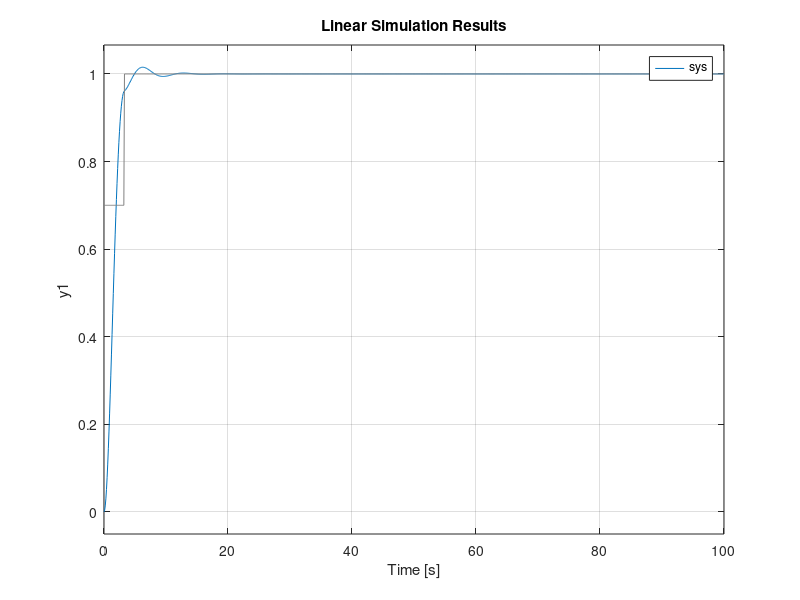

Reproduce this figure in MATLAB.
pkg load control

p = tf('p');
%
% sys = 1/(p^2+0.6*p+1)
%
% Tend = 20;
% NbPoints = 1000;
% t = linspace(0, Tend, NbPoints);
%
% step(sys, t);
%
% input = 1/p;
%
%
% output = input * sys;
%
% outputNumer = get(output, 'num'){1};
% outputDenom =  get(output, 'den'){1};
%
% [R, P, K, E] = residue(outputNumer, outputDenom);
%
%
% y = zeros(size(t));
% for i=1:length(R)
%   y = y + R(i) * t.^(E(i)-1)/factorial(E(i)-1) .* exp(t*P(i));
% endfor
%
% hold on;


% 1.

% g = (10*(5*p + 1))/(p^3 + 1.1*p^2 + 42.1*p + 4)
% step(g, t);
% pause(2)

% 2.

Tend = 60;
NbPoints = 1000;
t = linspace(0,Tend,NbPoints);

sys = 1/(p^2+0.6*p+1);

for omega=.1:.1:2
  x = @(t) sin(omega*t);
  T = 0:0.1:100;
  lsim(sys, x(t), t);
  [y, t, x] = lsim(sys, x(t), t);
  pause(2);
endfor

% 3.
% On a la pulsation la plus ample pour omega = 2
% On pouvait faire une recherche de maximum dans les tableaux de

% 4.

% fonction d'entrée
function x = entree(t)
  if t <= 3.25
    x = 0.7;
  else
    x = 1.0;
  end
end

% construction du signal d'entrée
T = 0:0.1:100;
u = [];
for item=T
  u(end+1) = entree(item);
end

lsim(sys, u, T);
pause(2)
